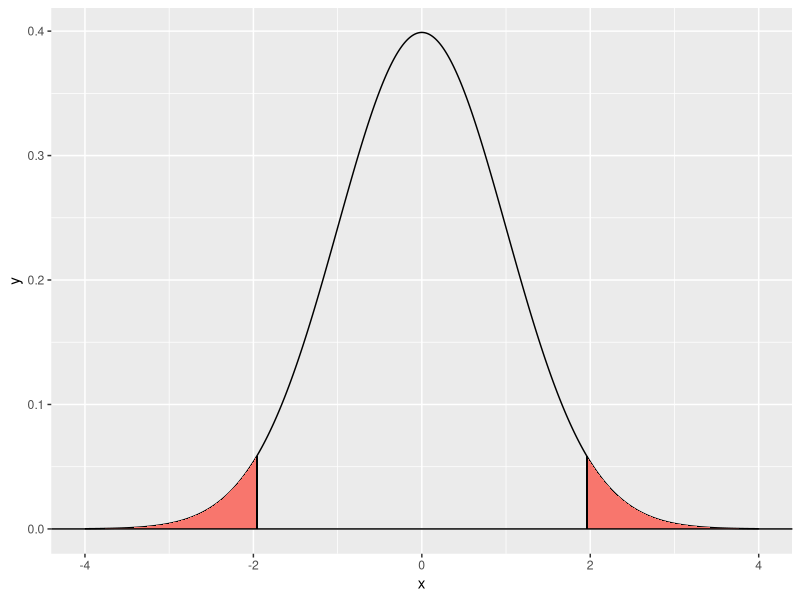
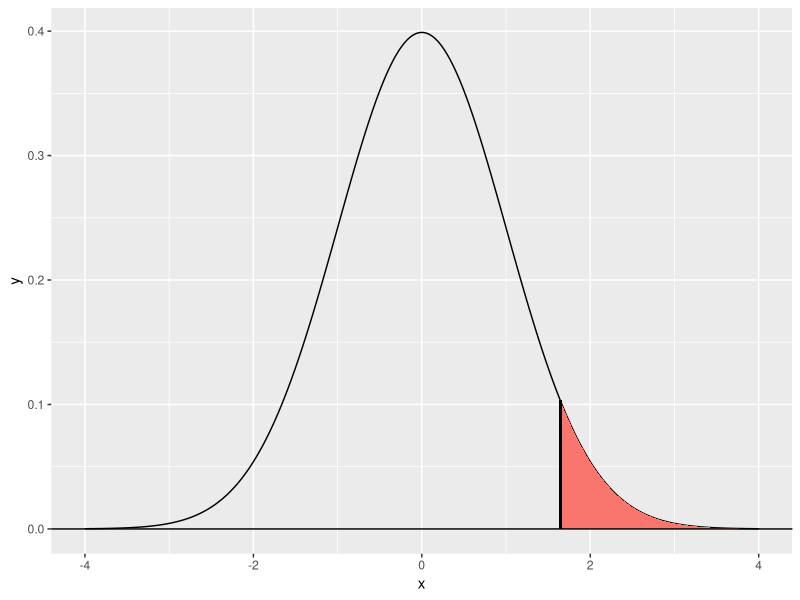
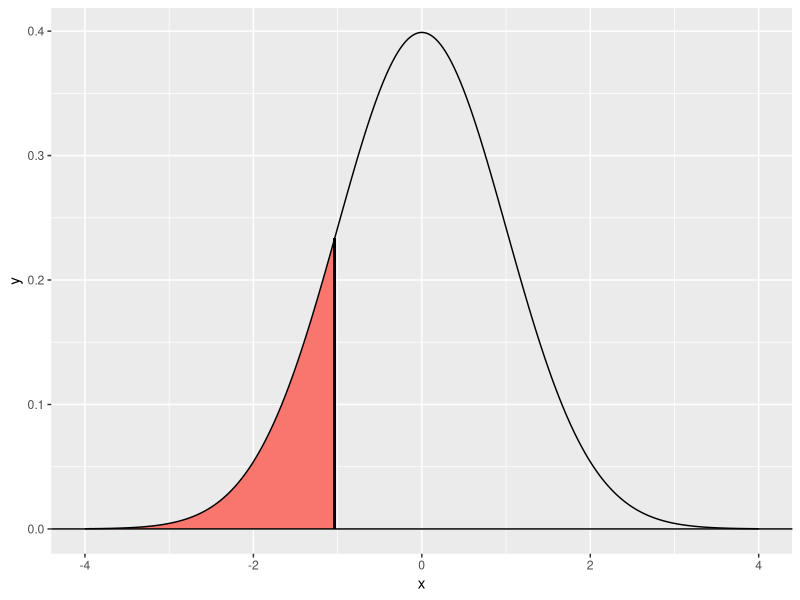

Recreate these plots in R, in order.
library(data.table)
library(ggplot2)


normalDistribution <- data.frame(
  x = seq(-4,4, by = 0.01),
  y = dnorm(seq(-4,4, by = 0.01))
)




criticalValues <- qnorm(c(.025,.975))

shadeNormalTwoTailedLeft <- rbind(c(criticalValues[1],0), subset(normalDistribution, x < criticalValues[1]))

shadeNormalTwoTailedRight <- rbind(c(criticalValues[2],0), subset(normalDistribution, x > criticalValues[2]), c(3,0))



ggplot(normalDistribution, aes(x,y)) +
  geom_line() +
  geom_polygon(data = shadeNormalTwoTailedLeft, aes(x=x, y=y, fill="red")) +
  geom_polygon(data = shadeNormalTwoTailedRight, aes(x=x, y=y, fill="red")) +
  guides(fill="none") +
  geom_hline(yintercept = 0) +
  geom_segment(aes(x = criticalValues[1], y = 0, xend = criticalValues[1], yend = dnorm(criticalValues[1]))) +
  geom_segment(aes(x = criticalValues[2], y = 0, xend = criticalValues[2], yend = dnorm(criticalValues[2]))) 

pvalue <- 2*pnorm(criticalValues[1])


criticalValue <- qnorm(.95)

shadeNormal <- rbind(c(criticalValue,0), subset(normalDistribution, x > criticalValue), c(3,0))

ggplot(normalDistribution, aes(x,y)) +
  geom_line() +
  geom_polygon(data = shadeNormal, aes(x=x, y=y, fill="red")) +
  guides(fill="none") +
  geom_hline(yintercept = 0) +
  geom_segment(aes(x = criticalValue, y = 0, xend = criticalValue, yend = dnorm(criticalValue))) 

pvalue <- pnorm(criticalValue, lower.tail=FALSE)

criticalValue <- qnorm(.15)

shadeNormal <- rbind(c(criticalValue,0), subset(normalDistribution, x < criticalValue))

ggplot(normalDistribution, aes(x,y)) +
  geom_polygon(data = shadeNormal, aes(x=x, y=y, fill="red")) +
  geom_line() +
  guides(fill="none") +
  geom_hline(yintercept = 0) +
  geom_segment(aes(x = criticalValue, y = 0, xend = criticalValue, yend = dnorm(criticalValue))) 

pvalue <- pnorm(criticalValue)

